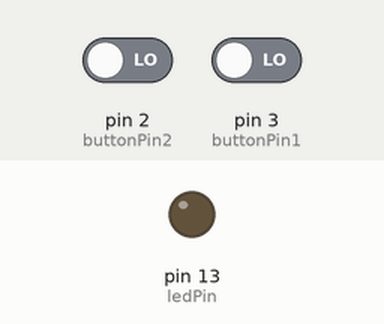
Recording of a sketch running on a simulated Arduino Uno, built with avr-gcc and run on an emulated ATmega328P. On the bench: output pins drawn as LEDs (lit = HIGH). Inputs (shaded band) come from the test bench; at power-on: pin 2 (buttonPin2) LOW, pin 3 (buttonPin1) LOW.

Above: at 1.2 s.
1.3 s: pin 2 (buttonPin2) driven HIGH and pin 3 (buttonPin1) driven HIGH
At 2.0 s:
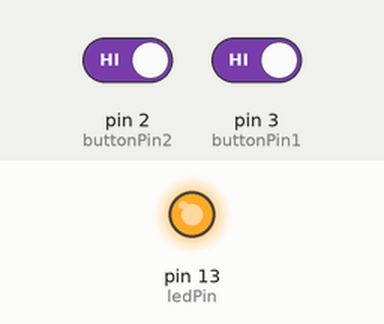
2.8 s: pin 2 (buttonPin2) driven LOW
At 3.1 s:
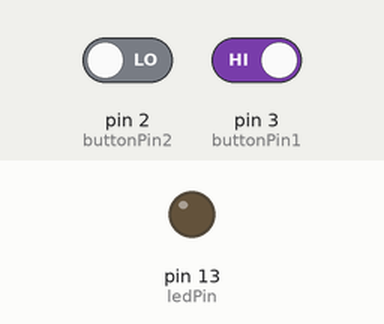
4.3 s: pin 2 (buttonPin2) driven HIGH
At 5.5 s:
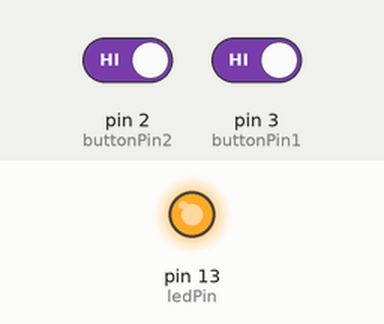
Timing chart, 0 to 7.3 s (numbered marks = the images above; inputs shaded):
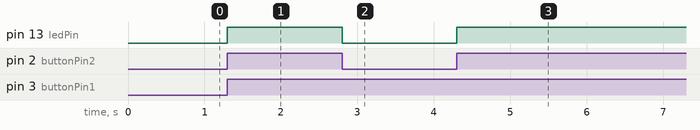

The sketch:

TwoButtons.ino
```cpp
const int buttonPin1 = 3;  //imput from button1
const int buttonPin2 = 2;    //imput from button2
const int ledPin =  13;      //ledPin
int buttonState1 = 0;         // variable for reading the pushbutton1 status
int buttonState2 = 0;         // variable for reading the pushbutton2 status

void setup() {

  pinMode(ledPin, OUTPUT); // initialize the LED pin as an output:
  pinMode(buttonPin1, INPUT);   // initialize the pushbutton pin as an input:
  pinMode(buttonPin2, INPUT);    // initialize the pushbutton2 pin as an input:

}

void loop(){

  buttonState1 = digitalRead(buttonPin1); // read the state of the pushbutton value:
  buttonState2 = digitalRead(buttonPin2);  // read the state of the pushbutton2 value:


  if (buttonState1 == HIGH && buttonState2 == HIGH) {      // check if the pushbutton1 AND pushbutton2 is pressed.
                                                          // if it is, the buttonState is HIGH:
    digitalWrite(ledPin, HIGH);  //turn LED on
  }
  else {

    digitalWrite(ledPin, LOW);       // turn LED off
  }


}
```

Measured:
- after the input at 1.3 s, pin 13 (ledPin): LOW → HIGH at once
- after the input at 2.8 s, pin 13 (ledPin): HIGH → LOW at once
- after the input at 4.3 s, pin 13 (ledPin): LOW → HIGH at once
